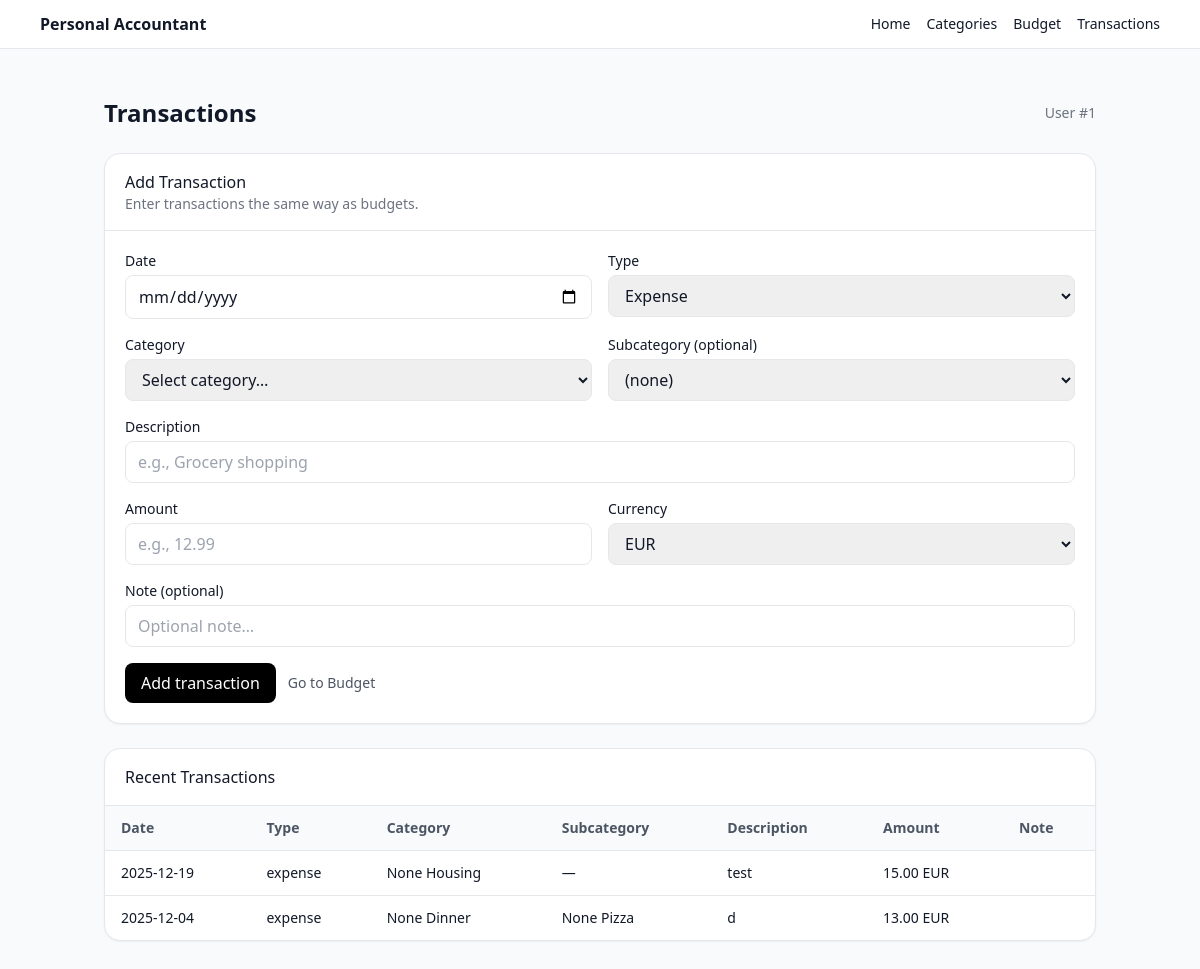
Page /transaction (signed in) on the committed database.
### app/models.py (models this page shows)
class Transaction(SQLModel, table=True):
    id: Optional[int] = Field(default=None, primary_key=True)
    user_id: int = Field(index=True)
    date: _date = Field(index=True)
    type: BudgetType = Field(index=True)
    category_id: int = Field(index=True)
    subcategory_id: Optional[int] = Field(default=None, index=True)
    description: Optional[str] = None
    amount_cents: int
    currency: str = "EUR"
    note: Optional[str] = None
    created_at: datetime = Field(default_factory=datetime.utcnow, index=True)

class Category(SQLModel, table=True):
    __table_args__ = (
        UniqueConstraint("user_id", "name", name="uq_category_user_name"),
    )
    id: int | None = Field(default=None, primary_key=True)
    user_id: int = Field(foreign_key="user.id", index=True)
    name: str
    icon: str | None = None  # emoji or icon key
    created_at: datetime = Field(default_factory=datetime.utcnow)

class Subcategory(SQLModel, table=True):
    __table_args__ = (
        UniqueConstraint("category_id", "name", name="uq_subcategory_category_name"),
    )
    id: int | None = Field(default=None, primary_key=True)
    user_id: int = Field(foreign_key="user.id", index=True)   # convenience + ownership
    category_id: int = Field(foreign_key="category.id", index=True)
    name: str
    icon: str | None = None
    created_at: datetime = Field(default_factory=datetime.utcnow)

### app/routes/transactions.py (the view)
@router.get("/transaction", response_class=HTMLResponse)
def list_transactions(
    request: Request,
    db: Session = Depends(get_session),
    uid: int | None = Depends(current_user_id),
):
    if not uid:
        return RedirectResponse(url="/login", status_code=303)
    return _render_transactions_page(request, uid, db)

### templates/transactions.html (shortened to what this page needs)
{% extends "_base.html" %}
{% block content %}
<div class="max-w-5xl mx-auto px-4 py-6">
  <div class="flex items-center justify-between">
    <h1 class="text-2xl font-semibold">Transactions</h1>
    <div class="text-sm text-gray-500">User #{{ user_id }}</div>
  </div>
  <div class="mt-6 rounded-2xl border bg-white shadow-sm">
    <div class="border-b px-5 py-4">
      <h2 class="font-medium">Add Transaction</h2>
      <p class="text-sm text-gray-500">Enter transactions the same way as budgets.</p>
    </div>
    <form class="grid grid-cols-1 md:grid-cols-2 gap-4 px-5 py-5" method="post" action="/transaction">
      <div>
        <label class="block text-sm font-medium mb-1">Date</label>
        <input name="date" type="date" class="w-full rounded-lg border px-3 py-2" required>
      </div>
      <div>
        <label class="block text-sm font-medium mb-1">Type</label>
        <select name="type" class="w-full rounded-lg border px-3 py-2" required>
          <option value="expense">Expense</option>
        </select>
      </div>
      <div>
        <label class="block text-sm font-medium mb-1">Category</label>
        <select
          id="categorySelect"
          name="category_id"
          class="w-full rounded-lg border px-3 py-2"
          required
          hx-get="/budget/subcategories"
          hx-trigger="change"
          hx-target="#subcategorySelect"
          hx-swap="innerHTML"
        >
          <option value="">Select category…</option>
        </select>
      </div>
      <div>
        <label class="block text-sm font-medium mb-1">Subcategory (optional)</label>
        <select id="subcategorySelect" name="subcategory_id" class="w-full rounded-lg border px-3 py-2">
          <option value="">(none)</option>
        </select>
      </div>
      <div class="md:col-span-2">
        <label class="block text-sm font-medium mb-1">Description</label>
        <input name="description" type="text" class="w-full rounded-lg border px-3 py-2" placeholder="e.g., Grocery shopping">
      </div>
      <div>
        <label class="block text-sm font-medium mb-1">Amount</label>
        <input name="amount_eur" type="text" class="w-full rounded-lg border px-3 py-2" placeholder="e.g., 12.99" required>
      </div>
      <div>
        <label class="block text-sm font-medium mb-1">Currency</label>
        <select name="currency" class="w-full rounded-lg border px-3 py-2">
          <option value="EUR" selected>EUR</option>
        </select>
      </div>
      <div class="md:col-span-2">
        <label class="block text-sm font-medium mb-1">Note (optional)</label>
        <input name="note" type="text" class="w-full rounded-lg border px-3 py-2" placeholder="Optional note…">
      </div>
      <div class="md:col-span-2 flex items-center gap-3">
        <button class="rounded-lg bg-black text-white px-4 py-2 hover:bg-gray-800" type="submit">
          Add transaction
        </button>
        <a class="text-sm text-gray-600 hover:text-black" href="/budget">Go to Budget</a>
      </div>
    </form>
  </div>
  <div class="mt-6 rounded-2xl border bg-white shadow-sm overflow-hidden">
    <div class="border-b px-5 py-4">
      <h2 class="font-medium">Recent Transactions</h2>
    </div>
    <div class="overflow-x-auto">
      <table class="min-w-full text-sm">
        <thead class="bg-gray-50 text-gray-600">
          <tr>
            <th class="text-left px-4 py-3">Date</th>
            <th class="text-left px-4 py-3">Type</th>
            <th class="text-left px-4 py-3">Category</th>
            <th class="text-left px-4 py-3">Subcategory</th>
            <th class="text-left px-4 py-3">Description</th>
            <th class="text-left px-4 py-3">Amount</th>
            <th class="text-left px-4 py-3">Note</th>
          </tr>
        </thead>
        <tbody>
          {% for t in transactions %}
            <tr class="border-t">
              <td class="px-4 py-3">{{ t.date }}</td>
              <td class="px-4 py-3">{{ t.type.value if t.type else t.type }}</td>
              <td class="px-4 py-3">
                {% set c = categories_by_id.get(t.category_id) %}
                {{ (c.icon if c else '') }} {{ (c.name if c else t.category_id) }}
              </td>
              <td class="px-4 py-3">
                {% if t.subcategory_id %}
                  {% set s = subcategories_by_id.get(t.subcategory_id) %}
                  {{ (s.icon if s else '') }} {{ (s.name if s else t.subcategory_id) }}
                {% else %}
                  —
                {% endif %}
              </td>
              <td class="px-4 py-3">{{ t.description or "" }}</td>
              <td class="px-4 py-3">{{ cents_to_euros_str(t.amount_cents) }} {{ t.currency }}</td>
              <td class="px-4 py-3">{{ t.note or "" }}</td>
            </tr>
          {% endfor %}
        </tbody>
      </table>
    </div>
  </div>
</div>
{% endblock %}

### rows in the picture
Transaction: date "2025-12-19", type "expense", description "test", amount_cents "15.00", currency "EUR"
Category: icon "None", name "Housing"
Transaction: date "2025-12-04", type "expense", description "d", amount_cents "13.00", currency "EUR"
Category: icon "None", name "Dinner"
Subcategory: icon "None", name "Pizza"

### other values in the picture
{{ user_id }} "1"
